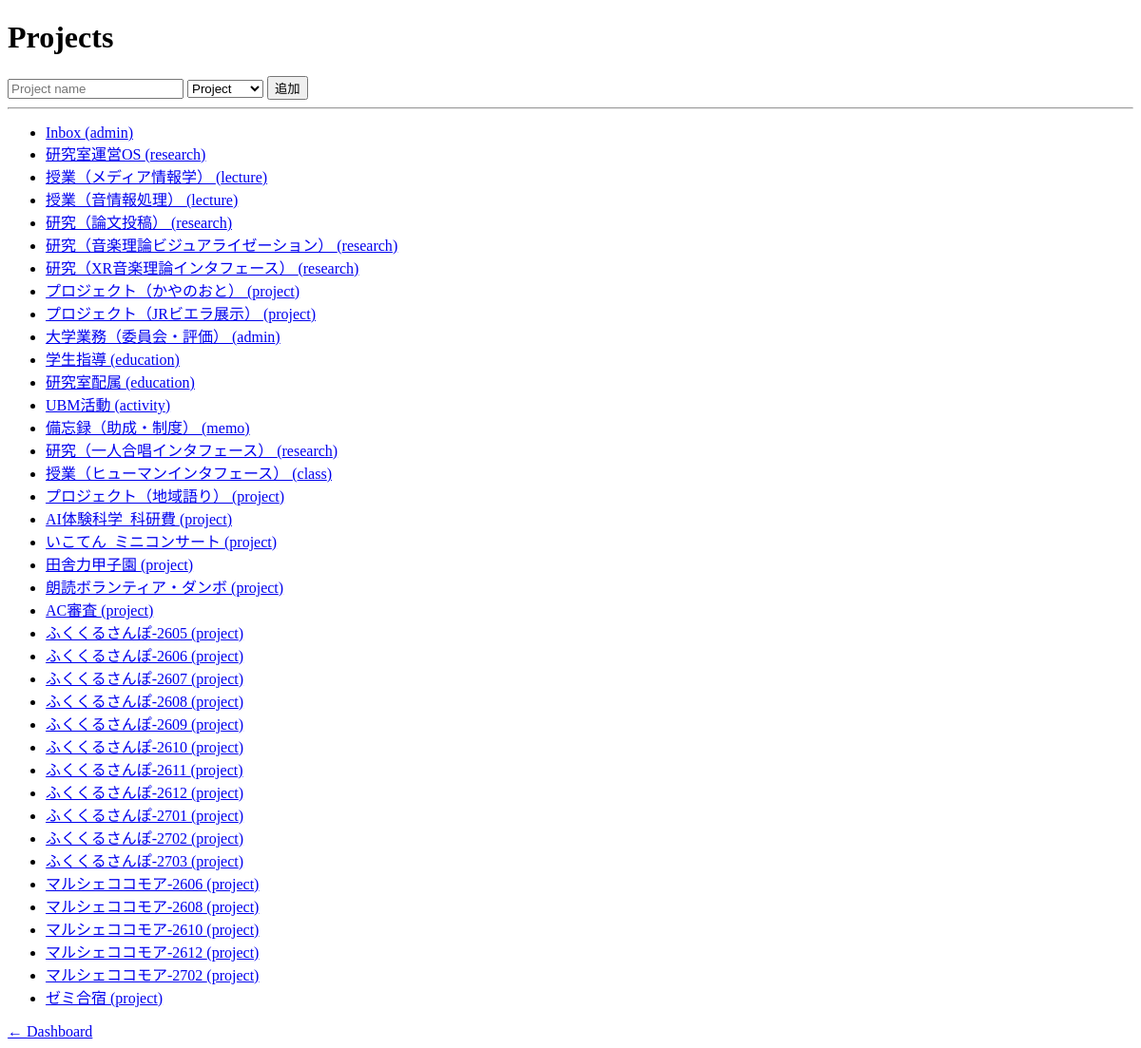
Page /projects on the earlier database version.
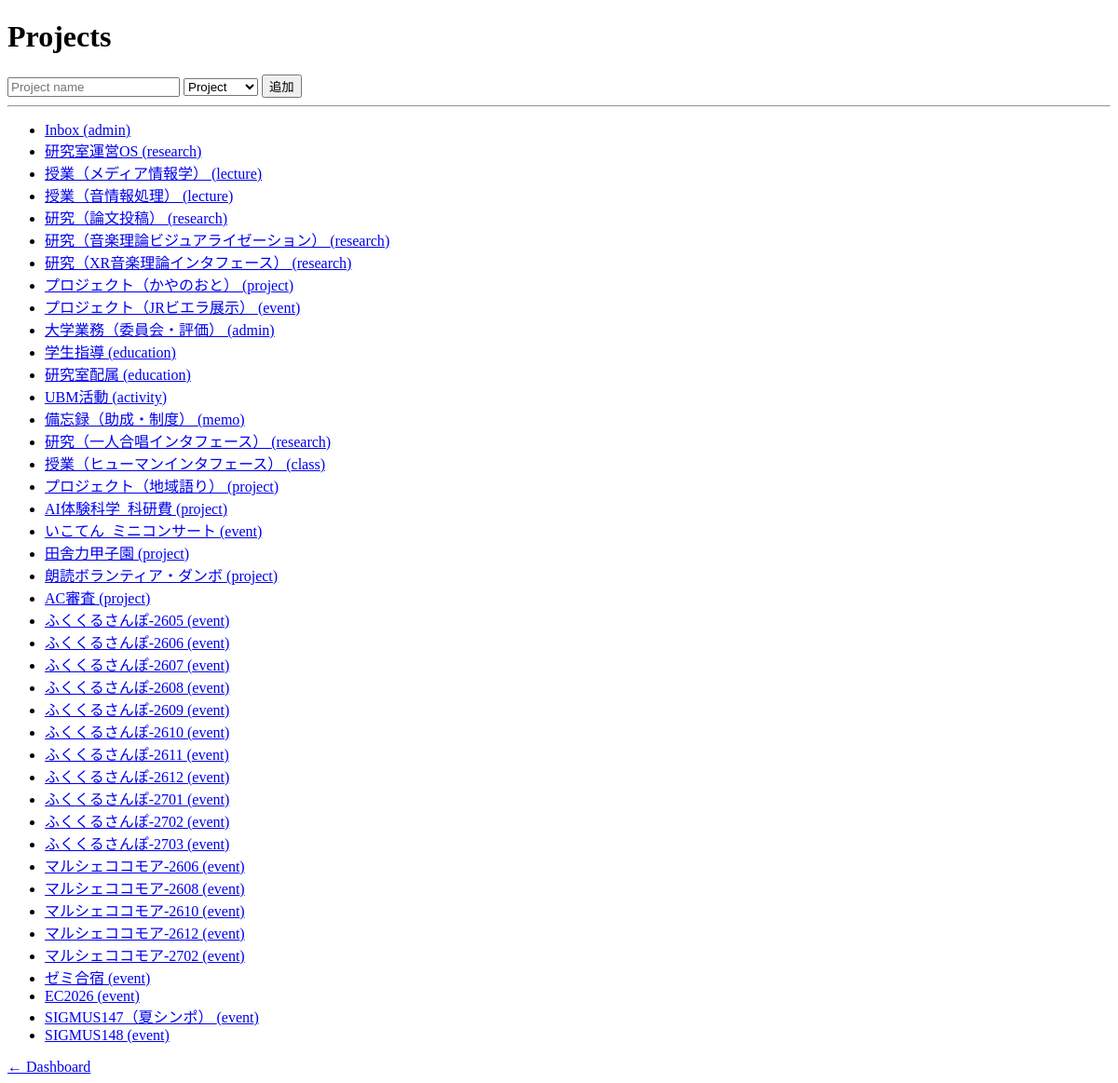
Same page on the later database version.
### tables this page shows
CREATE TABLE projects (
            id INTEGER PRIMARY KEY AUTOINCREMENT,
            name TEXT,
            type TEXT,
            status TEXT
        );

### flask_app.py (the view)
@app.route("/projects")
def projects():
    conn = get_db()
    c = conn.cursor()
    projects = fetch_all_projects(c)
    conn.close()
    return render_template("projects.html", projects=projects)

### db.py (called while the page is built)
def get_db():
    conn = sqlite3.connect(DB_PATH, timeout=5, check_same_thread=False)
    conn.row_factory = sqlite3.Row
    conn.execute("PRAGMA journal_mode=WAL;")
    conn.execute("PRAGMA busy_timeout=5000;")
    return conn

def fetch_all_projects(cursor):
    return cursor.execute("SELECT * FROM projects").fetchall()

### flask_app.py (called while the page is built)
@app.context_processor
def inject_scrapbox_helpers():
    return {
        "scrapbox_page_url": scrapbox_page_url,
        "scrapbox_project_page_url": scrapbox_project_page_url,
        "scrapbox_base_url": f"https://scrapbox.io/{SCRAPBOX_PROJECT}/",
    }

### templates/projects.html (shortened to what this page needs)
<!DOCTYPE html>
<html>
<head>
</head>
<body>
<h1>Projects</h1>
<form action="/add_project" method="post">
    <input name="name" placeholder="Project name">
    <select name="type">
        <option value="project">Project</option>
    </select>
    <button type="submit">追加</button>
</form>
<hr>
<ul>
{% for p in projects %}
    <li>
        <a href="/project/{{ p[0] }}">
            {{ p[1] }} ({{ p[2] }})
        </a>
    </li>
{% endfor %}
</ul>
<a href="/">← Dashboard</a>
</body>
</html>

Differences in the rows shown:
changed projects "プロジェクト（JRビエラ展示）": type "project" → "event"
changed projects "いこてん_ミニコンサート": type "project" → "event"
changed projects "ふくくるさんぽ-2605": type "project" → "event"
changed projects "ふくくるさんぽ-2606": type "project" → "event"
changed projects "ふくくるさんぽ-2607": type "project" → "event"
changed projects "ふくくるさんぽ-2608": type "project" → "event"
changed projects "ふくくるさんぽ-2609": type "project" → "event"
changed projects "ふくくるさんぽ-2610": type "project" → "event"
changed projects "ふくくるさんぽ-2611": type "project" → "event"
changed projects "ふくくるさんぽ-2612": type "project" → "event"
changed projects "ふくくるさんぽ-2701": type "project" → "event"
changed projects "ふくくるさんぽ-2702": type "project" → "event"
changed projects "ふくくるさんぽ-2703": type "project" → "event"
changed projects "マルシェココモア-2606": type "project" → "event"
changed projects "マルシェココモア-2608": type "project" → "event"
changed projects "マルシェココモア-2610": type "project" → "event"
changed projects "マルシェココモア-2612": type "project" → "event"
changed projects "マルシェココモア-2702": type "project" → "event"
changed projects "ゼミ合宿": type "project" → "event"
added projects: name "EC2026", type "event"
added projects: name "SIGMUS147（夏シンポ）", type "event"
added projects: name "SIGMUS148", type "event"
